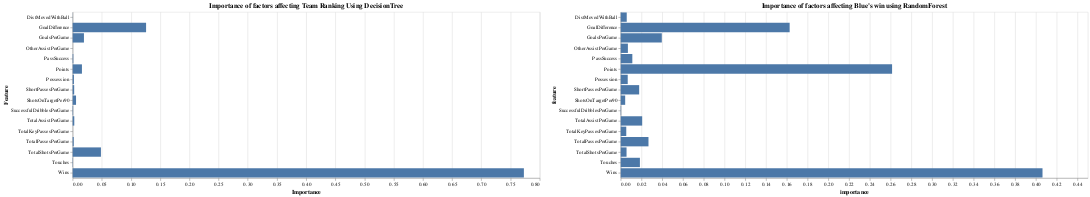

Write notebook code for a chart like this one.
### Code cell
#comparison between the twoo
d_tree|rand_for

### Figure 1 — Vega-Lite specification as saved in the notebook (floating-point values rounded to 4 significant figures)
{"config": {"view": {"continuousWidth": 400, "continuousHeight": 300}}, "hconcat": [{"data": {"name": "data-828db83e0bdfecbeca7136a6c5293dec"}, "mark": "bar", "encoding": {"tooltip": [{"field": "Importance", "type": "quantitative"}, {"field": "Feature", "type": "nominal"}], "x": {"field": "Importance", "type": "quantitative"}, "y": {"field": "Feature", "type": "nominal"}}, "title": "Importance of factors affecting Team Ranking Using DecisionTree", "width": 900}, {"data": {"name": "data-aef66449bf1d7d8c44dcaf60ddc0acc3"}, "mark": "bar", "encoding": {"tooltip": [{"field": "importance", "type": "quantitative"}, {"field": "feature", "type": "nominal"}], "x": {"field": "importance", "type": "quantitative"}, "y": {"field": "feature", "type": "nominal"}}, "title": "Importance of factors affecting Blue's win using RandomForest", "width": 900}], "$schema": "https://vega.github.io/schema/vega-lite/v4.17.0.json", "datasets": {"data-828db83e0bdfecbeca7136a6c5293dec": [{"Importance": 0.01589, "Feature": "Points"}, {"Importance": 0.7728, "Feature": "Wins"}, {"Importance": 0.1258, "Feature": "GoalDifference"}, {"Importance": 0.01933, "Feature": "GoalsPerGame"}, {"Importance": 0.002781, "Feature": "TotalAssistPerGame"}, {"Importance": 2.981e-05, "Feature": "OtherAssistPerGame"}, {"Importance": 0.005787, "Feature": "ShotsOnTargetPer90"}, {"Importance": 0.0004976, "Feature": "Touches"}, {"Importance": 0.001828, "Feature": "TotalPassesPerGame"}, {"Importance": 0.002617, "Feature": "ShortPassesPerGame"}, {"Importance": 0.0, "Feature": "TotalKeyPassesPerGame"}, {"Importance": 0.0001803, "Feature": "DistMovedWithBall"}, {"Importance": 0.04844, "Feature": "TotalShotsPerGame"}, {"Importance": 0.001123, "Feature": "PassSuccess"}, {"Importance": 0.002148, "Feature": "Possession"}, {"Importance": 0.0007971, "Feature": "SuccessfulDribblesPerGame"}], "data-aef66449bf1d7d8c44dcaf60ddc0acc3": [{"importance": 0.2614, "feature": "Points"}, {"importance": 0.4063, "feature": "Wins"}, {"importance": 0.1627, "feature": "GoalDifference"}, {"importance": 0.03958, "feature": "GoalsPerGame"}, {"importance": 0.02067, "feature": "TotalAssistPerGame"}, {"importance": 0.006909, "feature": "OtherAssistPerGame"}, {"importance": 0.0043, "feature": "ShotsOnTargetPer90"}, {"importance": 0.01848, "feature": "Touches"}, {"importance": 0.02674, "feature": "TotalPassesPerGame"}, {"importance": 0.01777, "feature": "ShortPassesPerGame"}, {"importance": 0.005341, "feature": "TotalKeyPassesPerGame"}, {"importance": 0.005791, "feature": "DistMovedWithBall"}, {"importance": 0.005604, "feature": "TotalShotsPerGame"}, {"importance": 0.01118, "feature": "PassSuccess"}, {"importance": 0.006747, "feature": "Possession"}, {"importance": 0.0003708, "feature": "SuccessfulDribblesPerGame"}]}}
